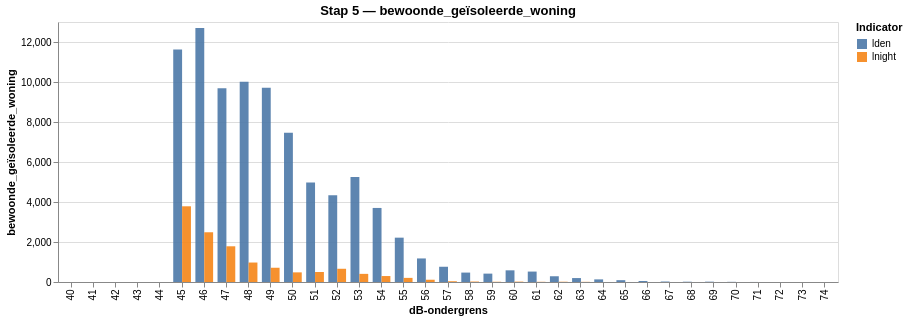

The code cell stored with this chart in its notebook:
### Code cell
from contour.notebook_viz import toon_staaf_per_contour

toon_staaf_per_contour(lden, 'bewoonde_geïsoleerde_woning', lnight=lnight, titel='Stap 5 — bewoonde_geïsoleerde_woning')

### Figure 1 — Vega-Lite specification as saved in the notebook (floating-point values rounded to 4 significant figures)
{"config": {"view": {"continuousWidth": 300, "continuousHeight": 300}}, "data": {"name": "data-5f5251c1120e2222a79b447e635c9cec"}, "mark": {"type": "bar", "opacity": 0.9}, "encoding": {"color": {"field": "reeks", "title": "Indicator", "type": "nominal"}, "tooltip": [{"field": "db_ondergrens", "title": "dB", "type": "ordinal"}, {"field": "waarde", "format": ",.4f", "title": "bewoonde_geïsoleerde_woning", "type": "quantitative"}, {"field": "reeks", "title": "indicator", "type": "nominal"}], "x": {"field": "db_ondergrens", "sort": ["40", "41", "42", "43", "44", "45", "46", "47", "48", "49", "50", "51", "52", "53", "54", "55", "56", "57", "58", "59", "60", "61", "62", "63", "64", "65", "66", "67", "68", "69", "70", "71", "72", "73", "74"], "title": "dB-ondergrens", "type": "ordinal"}, "xOffset": {"field": "reeks", "type": "nominal"}, "y": {"field": "waarde", "scale": {"zero": true}, "title": "bewoonde_geïsoleerde_woning", "type": "quantitative"}}, "height": 260, "title": "Stap 5 — bewoonde_geïsoleerde_woning", "width": 780, "$schema": "https://vega.github.io/schema/vega-lite/v6.1.0.json", "datasets": {"data-5f5251c1120e2222a79b447e635c9cec": [{"db_ondergrens": "45", "waarde": 11630.0, "reeks": "lden"}, {"db_ondergrens": "46", "waarde": 12690.0, "reeks": "lden"}, {"db_ondergrens": "47", "waarde": 9693.0, "reeks": "lden"}, {"db_ondergrens": "48", "waarde": 10010.0, "reeks": "lden"}, {"db_ondergrens": "49", "waarde": 9716.0, "reeks": "lden"}, {"db_ondergrens": "50", "waarde": 7467.0, "reeks": "lden"}, {"db_ondergrens": "51", "waarde": 4973.0, "reeks": "lden"}, {"db_ondergrens": "52", "waarde": 4344.0, "reeks": "lden"}, {"db_ondergrens": "53", "waarde": 5246.0, "reeks": "lden"}, {"db_ondergrens": "54", "waarde": 3703.0, "reeks": "lden"}, {"db_ondergrens": "55", "waarde": 2217.0, "reeks": "lden"}, {"db_ondergrens": "56", "waarde": 1178.0, "reeks": "lden"}, {"db_ondergrens": "57", "waarde": 762.2, "reeks": "lden"}, {"db_ondergrens": "58", "waarde": 470.6, "reeks": "lden"}, {"db_ondergrens": "59", "waarde": 418.8, "reeks": "lden"}, {"db_ondergrens": "60", "waarde": 583.6, "reeks": "lden"}, {"db_ondergrens": "61", "waarde": 521.5, "reeks": "lden"}, {"db_ondergrens": "62", "waarde": 287.6, "reeks": "lden"}, {"db_ondergrens": "63", "waarde": 196.9, "reeks": "lden"}, {"db_ondergrens": "64", "waarde": 130.7, "reeks": "lden"}, {"db_ondergrens": "65", "waarde": 91.4, "reeks": "lden"}, {"db_ondergrens": "66", "waarde": 49.4, "reeks": "lden"}, {"db_ondergrens": "67", "waarde": 24.2, "reeks": "lden"}, {"db_ondergrens": "68", "waarde": 14.4, "reeks": "lden"}, {"db_ondergrens": "69", "waarde": 16.6, "reeks": "lden"}, {"db_ondergrens": "70", "waarde": 8.2, "reeks": "lden"}, {"db_ondergrens": "71", "waarde": 2.4, "reeks": "lden"}, {"db_ondergrens": "72", "waarde": 0.4, "reeks": "lden"}, {"db_ondergrens": "73", "waarde": 0.4, "reeks": "lden"}, {"db_ondergrens": "74", "waarde": 0.2, "reeks": "lden"}, {"db_ondergrens": "40", "waarde": 0.0, "reeks": "lnight"}, {"db_ondergrens": "41", "waarde": 0.0, "reeks": "lnight"}, {"db_ondergrens": "42", "waarde": 0.0, "reeks": "lnight"}, {"db_ondergrens": "43", "waarde": 0.0, "reeks": "lnight"}, {"db_ondergrens": "44", "waarde": 0.0, "reeks": "lnight"}, {"db_ondergrens": "45", "waarde": 3785.0, "reeks": "lnight"}, {"db_ondergrens": "46", "waarde": 2487.0, "reeks": "lnight"}, {"db_ondergrens": "47", "waarde": 1785.0, "reeks": "lnight"}, {"db_ondergrens": "48", "waarde": 973.3, "reeks": "lnight"}, {"db_ondergrens": "49", "waarde": 712.7, "reeks": "lnight"}, {"db_ondergrens": "50", "waarde": 481.7, "reeks": "lnight"}, {"db_ondergrens": "51", "waarde": 500.3, "reeks": "lnight"}, {"db_ondergrens": "52", "waarde": 661.6, "reeks": "lnight"}, {"db_ondergrens": "53", "waarde": 406.5, "reeks": "lnight"}, {"db_ondergrens": "54", "waarde": 298.3, "reeks": "lnight"}, {"db_ondergrens": "55", "waarde": 206.2, "reeks": "lnight"}, {"db_ondergrens": "56", "waarde": 113.0, "reeks": "lnight"}, {"db_ondergrens": "57", "waarde": 37.4, "reeks": "lnight"}, {"db_ondergrens": "58", "waarde": 22.4, "reeks": "lnight"}, {"db_ondergrens": "59", "waarde": 11.6, "reeks": "lnight"}, {"db_ondergrens": "60", "waarde": 18.2, "reeks": "lnight"}, {"db_ondergrens": "61", "waarde": 9.6, "reeks": "lnight"}, {"db_ondergrens": "62", "waarde": 13.0, "reeks": "lnight"}, {"db_ondergrens": "63", "waarde": 8.2, "reeks": "lnight"}, {"db_ondergrens": "64", "waarde": 1.2, "reeks": "lnight"}, {"db_ondergrens": "65", "waarde": 0.2, "reeks": "lnight"}, {"db_ondergrens": "66", "waarde": 0.2, "reeks": "lnight"}, {"db_ondergrens": "67", "waarde": 0.6, "reeks": "lnight"}, {"db_ondergrens": "68", "waarde": 0.2, "reeks": "lnight"}, {"db_ondergrens": "69", "waarde": 0.2, "reeks": "lnight"}]}}
